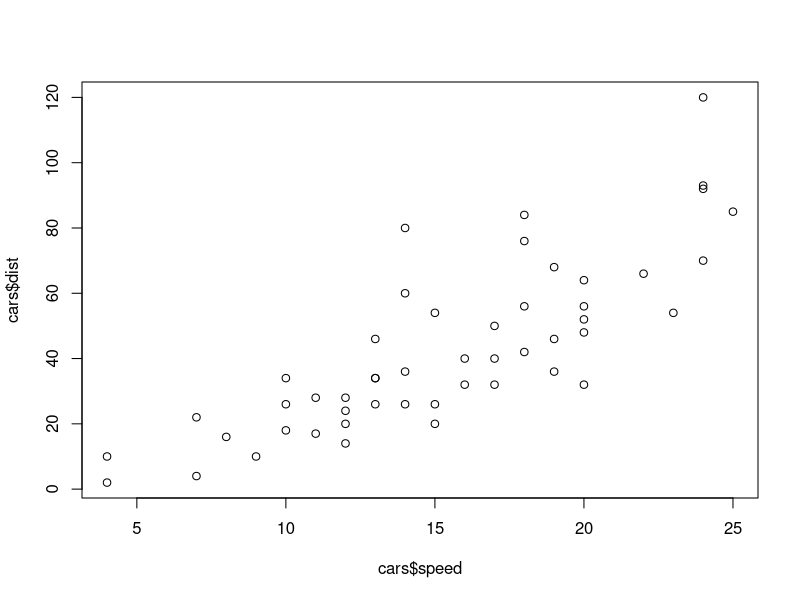
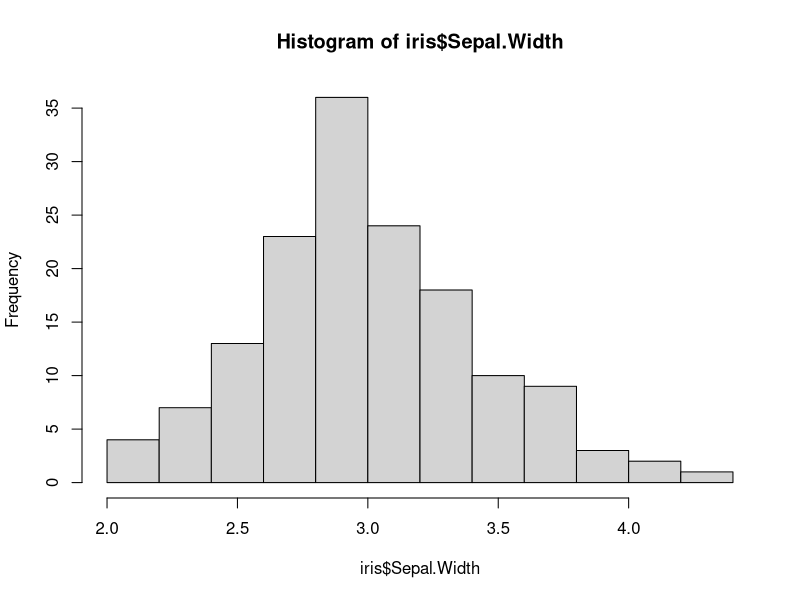
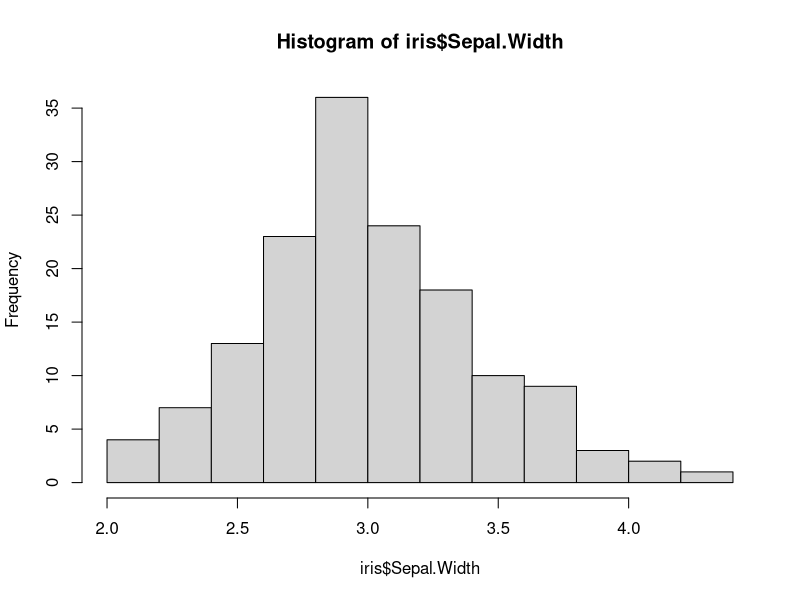
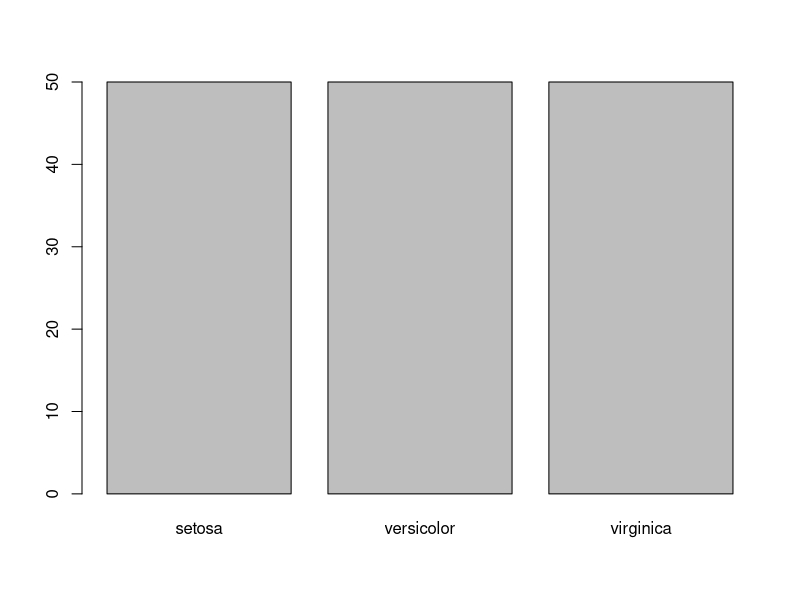
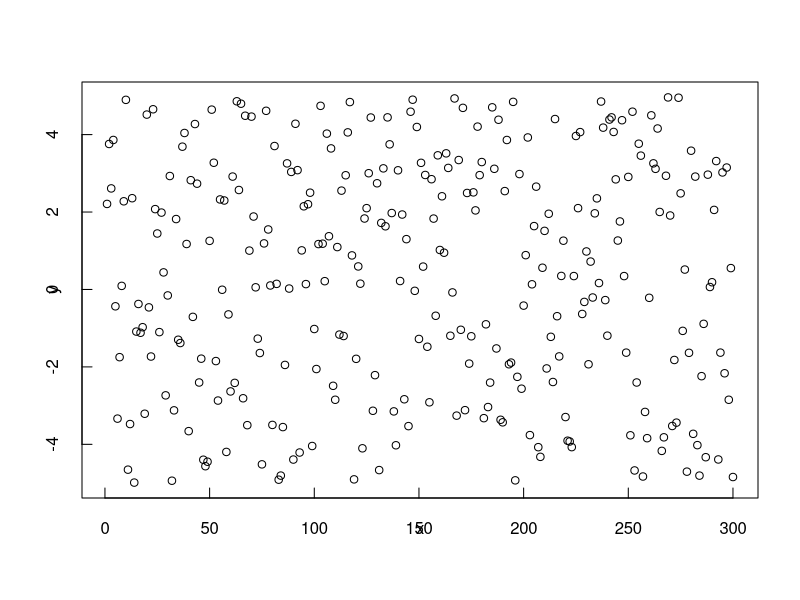
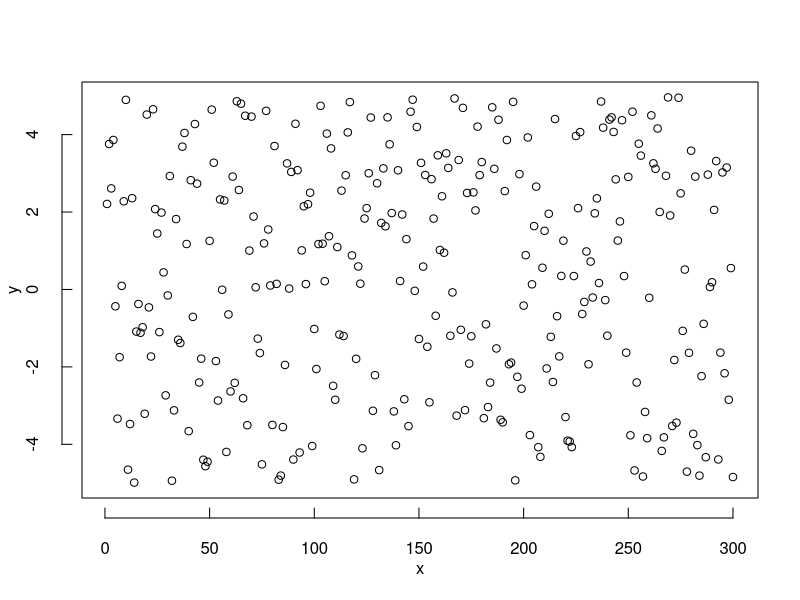

Reproduce these figures in R, in order.
## ---- chunk 1
plot(cars$speed, cars$dist,
     xlim =                  , 
     ylim =                  , 
     pch  =                  , 
     col  =                  , 
     main =                  ,
     sub  =                  , 
     xlab =                  ,
     ylab =                      )
## ---- chunk 2
hist(iris$Sepal.Width,

     
     
     
     
     
     
     )

## ---- chunk 3
hist(iris$Sepal.Width,

     
     
     
     
     )

## ---- chunk 4


## ---- chunk 5
barplot(table(iris$Species),

        
        )
## ---- chunk 6
set.seed(12345) # semente serve para reprodução de valores iguais em dados aleatórios (ou  seudo...)
x<-1:300
y<-runif(x,-5,5)
## ---- chunk 7

par(tcl = 0.5, # valor padrão, controla o tamanho das marcas e a direção, valor negativo = marca fora
    mgp = c(1,1,0)) 

plot(x,y) 
## ---- chunk 8
par(tcl = 0.5, # valor padrão, controla o tamanho das marcas e a direção, valor negativo = marca fora
    mgp = c(3,2,1)) 

plot(x,y) 
